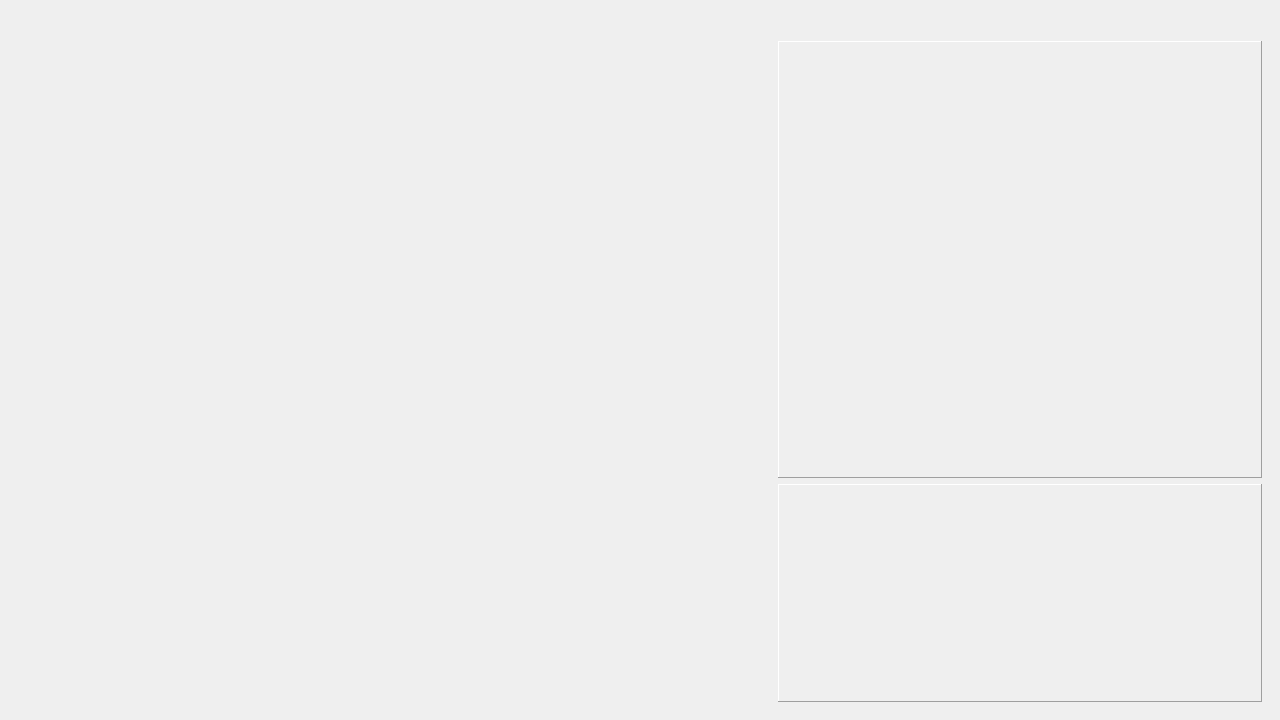
<?xml version="1.0" encoding="UTF-8"?>
<ui version="4.0">
 <class>MainWindow</class>
 <widget class="QMainWindow" name="MainWindow">
  <property name="geometry">
   <rect>
    <x>0</x>
    <y>0</y>
    <width>1280</width>
    <height>720</height>
   </rect>
  </property>
  <property name="windowTitle">
   <string>Space Challenge</string>
  </property>
  <widget class="QWidget" name="centralwidget">
   <property name="layoutDirection">
    <enum>Qt::LayoutDirection::LeftToRight</enum>
   </property>
   <layout class="QHBoxLayout" name="horizontalLayout" stretch="3,2">
    <item>
     <widget class="SolutionWidget" name="solutionWidget" native="true"/>
    </item>
    <item>
     <widget class="QWidget" name="dataWidget" native="true">
      <layout class="QVBoxLayout" name="verticalLayout" stretch="0,2,1">
       <item>
        <spacer name="verticalSpacer">
         <property name="orientation">
          <enum>Qt::Orientation::Vertical</enum>
         </property>
         <property name="sizeHint" stdset="0">
          <size>
           <width>20</width>
           <height>23</height>
          </size>
         </property>
        </spacer>
       </item>
       <item>
        <widget class="QFrame" name="planetWidgetFrame">
         <property name="frameShape">
          <enum>QFrame::Shape::Panel</enum>
         </property>
         <property name="frameShadow">
          <enum>QFrame::Shadow::Raised</enum>
         </property>
         <layout class="QVBoxLayout" name="verticalLayout_2">
          <property name="leftMargin">
           <number>0</number>
          </property>
          <property name="topMargin">
           <number>0</number>
          </property>
          <property name="rightMargin">
           <number>0</number>
          </property>
          <property name="bottomMargin">
           <number>0</number>
          </property>
          <item>
           <widget class="PlanetsWidget" name="planetsWidget" native="true"/>
          </item>
         </layout>
        </widget>
       </item>
       <item>
        <widget class="QFrame" name="rocketWidgetFrame">
         <property name="frameShape">
          <enum>QFrame::Shape::Panel</enum>
         </property>
         <property name="frameShadow">
          <enum>QFrame::Shadow::Raised</enum>
         </property>
         <layout class="QVBoxLayout" name="verticalLayout_3">
          <property name="leftMargin">
           <number>0</number>
          </property>
          <property name="topMargin">
           <number>0</number>
          </property>
          <property name="rightMargin">
           <number>0</number>
          </property>
          <property name="bottomMargin">
           <number>0</number>
          </property>
          <item>
           <widget class="RocketWidget" name="rocketWidget" native="true"/>
          </item>
         </layout>
        </widget>
       </item>
      </layout>
     </widget>
    </item>
   </layout>
  </widget>
 </widget>
 <customwidgets>
  <customwidget>
   <class>PlanetsWidget</class>
   <extends>QWidget</extends>
   <header>planetswidget.h</header>
   <container>1</container>
  </customwidget>
  <customwidget>
   <class>RocketWidget</class>
   <extends>QWidget</extends>
   <header>rocketwidget.h</header>
   <container>1</container>
  </customwidget>
  <customwidget>
   <class>SolutionWidget</class>
   <extends>QWidget</extends>
   <header>solutionwidget.h</header>
   <container>1</container>
  </customwidget>
 </customwidgets>
 <resources/>
 <connections/>
</ui>
